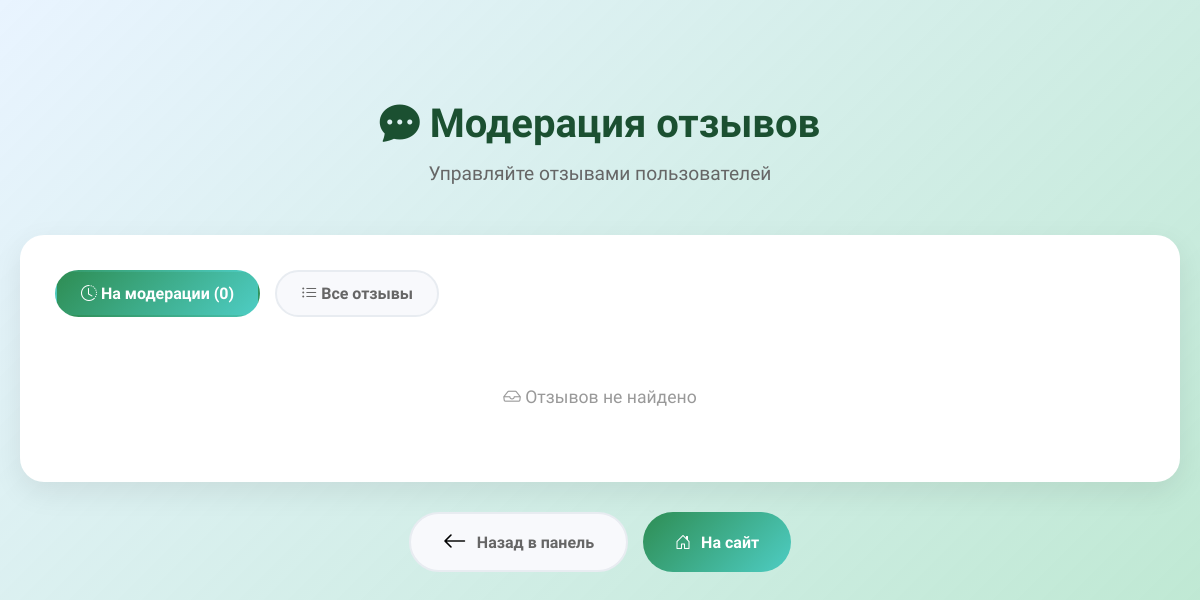
Before: /admin/reviews.php (signed in) with the older database file.
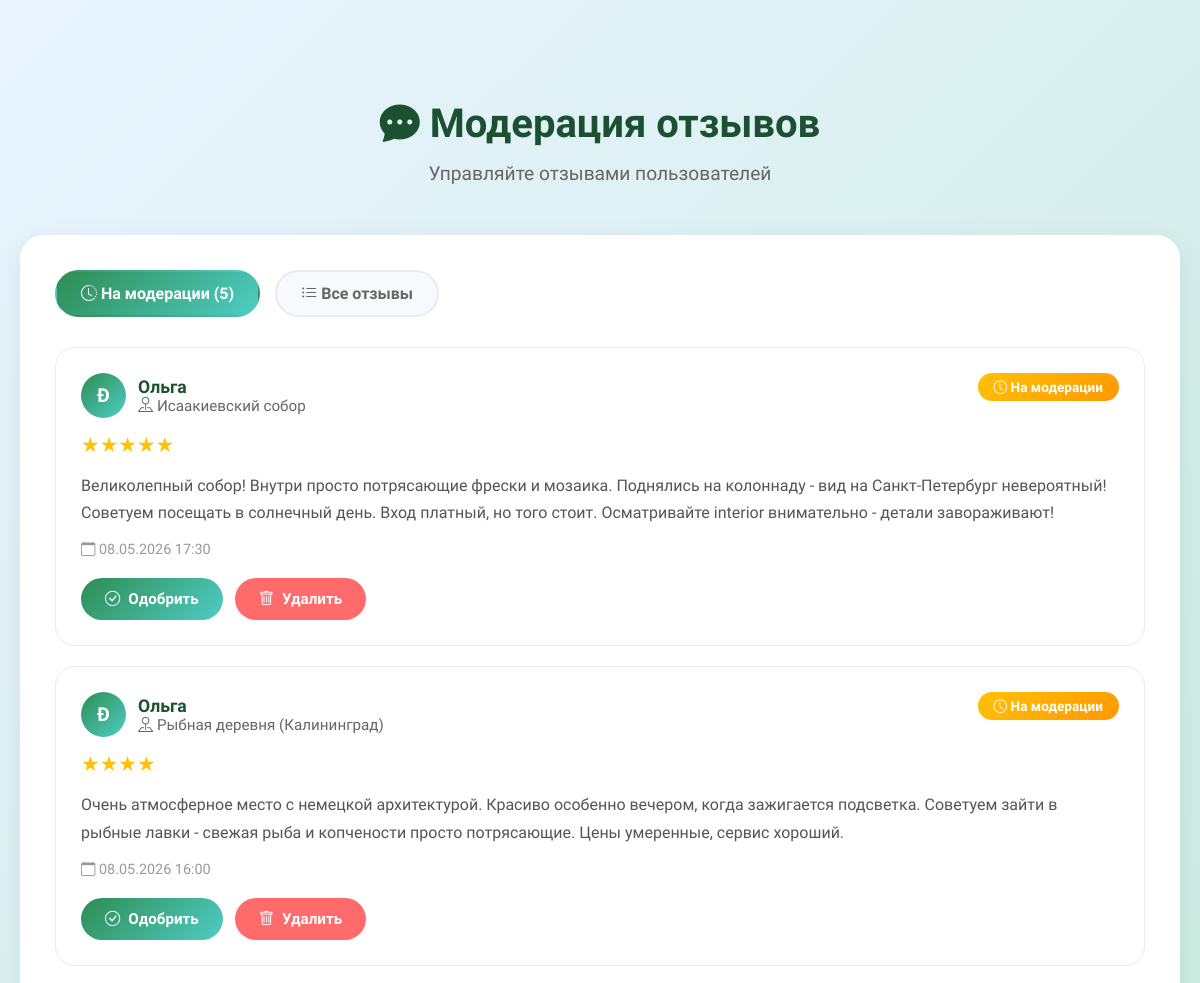
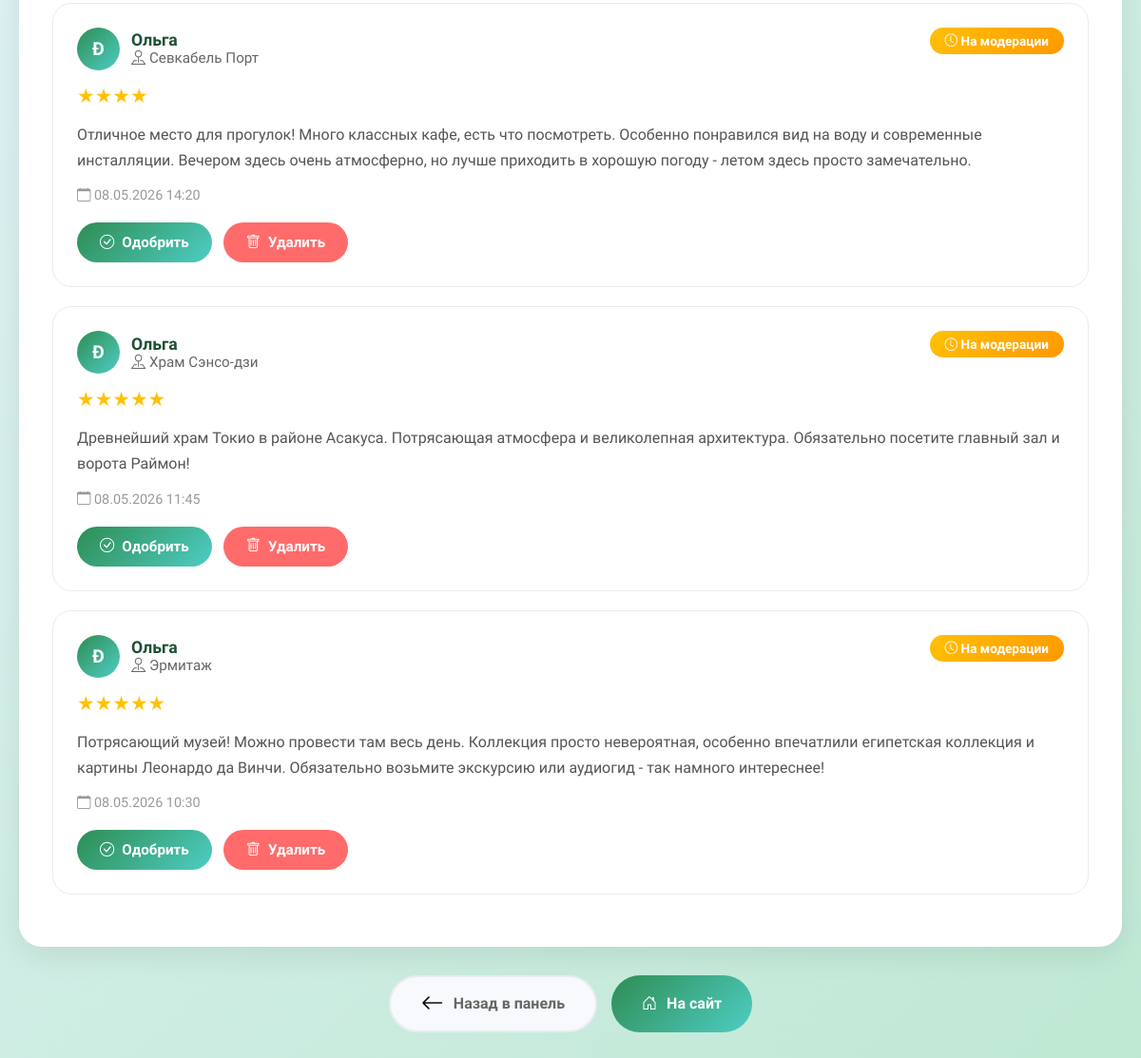
After: the same page with the newer database file (2 pictures, top to bottom).
### tables this page shows
CREATE TABLE `reviews` (
  `id` int UNSIGNED NOT NULL,
  `user_id` int UNSIGNED NOT NULL,
  `place_name` varchar(255) NOT NULL,
  `review_text` text NOT NULL,
  `rating` int DEFAULT '5',
  `is_approved` tinyint(1) DEFAULT '0',
  `created_at` timestamp NULL DEFAULT CURRENT_TIMESTAMP,
  `updated_at` timestamp NULL DEFAULT CURRENT_TIMESTAMP ON UPDATE CURRENT_TIMESTAMP
);

CREATE TABLE `users` (
  `id` int UNSIGNED NOT NULL,
  `name` varchar(100) NOT NULL,
  `email` varchar(255) NOT NULL,
  `password` varchar(255) NOT NULL,
  `role` enum('user','admin') DEFAULT 'user',
  `created_at` timestamp NULL DEFAULT CURRENT_TIMESTAMP,
  `updated_at` timestamp NULL DEFAULT CURRENT_TIMESTAMP ON UPDATE CURRENT_TIMESTAMP
);

### admin/reviews.php (the view, shortened to what this page needs)
<?php
require_once __DIR__ . '/../includes/auth_functions.php';
$pdo = getDbConnection();
$showPending = isset($_GET['pending']);
if ($showPending) {
    $stmt = $pdo->query("SELECT r.*, u.name as user_name FROM reviews r JOIN users u ON r.user_id = u.id WHERE r.is_approved = 0 ORDER BY r.created_at DESC");
} else {
    $stmt = $pdo->query("SELECT r.*, u.name as user_name FROM reviews r JOIN users u ON r.user_id = u.id ORDER BY r.created_at DESC");
}
$reviews = $stmt->fetchAll();
$stmt = $pdo->query("SELECT COUNT(*) as count FROM reviews WHERE is_approved = 0");
$pendingCount = $stmt->fetch()['count'];
?>
<!DOCTYPE html>
<html lang="ru">
<head>
    <link rel="stylesheet" href="https://cdn.jsdelivr.net/npm/bootstrap-icons@1.11.1/font/bootstrap-icons.css">
    <link rel="stylesheet" href="../style.css">
</head>
<body>
    <div class="admin-reviews">
        <div class="admin-page-header">
            <h1><i class="bi bi-chat-dots-fill"></i> Модерация отзывов</h1>
            <p>Управляйте отзывами пользователей</p>
        </div>
        <div class="admin-card">
            <div class="admin-filters">
                <a href="<?= $showPending ? '' : '?pending=1' ?>" class="admin-filter-btn <?= !$showPending ? 'active' : '' ?>">
                    <i class="bi bi-clock-history"></i> На модерации (<?= $pendingCount ?>)
                </a>
                <a href="?<?= $showPending ? '' : 'pending=1' ?>" class="admin-filter-btn <?= $showPending ? 'active' : '' ?>">
                    <i class="bi bi-list-ul"></i> Все отзывы
                </a>
            </div>
            <?php if (empty($reviews)): ?>
                <p style="text-align: center; color: #999; padding: 40px; font-size: 1.1rem;"><i class="bi bi-inbox"></i> Отзывов не найдено</p>
            <?php else: ?>
                <?php foreach ($reviews as $r): ?>
                <div class="admin-review-item">
                    <div class="admin-review-header">
                        <div class="admin-review-user-info">
                            <div class="admin-review-user-avatar"><?= strtoupper(substr($r['user_name'], 0, 1)) ?></div>
                            <div>
                                <div class="admin-review-user-name"><?= htmlspecialchars($r['user_name']) ?></div>
                                <div class="admin-review-place"><i class="bi bi-pin-map"></i> <?= htmlspecialchars($r['place_name']) ?></div>
                            </div>
                        </div>
                        <span class="admin-review-status <?= $r['is_approved'] ? 'admin-review-status-approved' : 'admin-review-status-pending' ?>">
                            <?= $r['is_approved'] ? '<i class="bi bi-check-circle"></i> Одобрено' : '<i class="bi bi-clock"></i> На модерации' ?>
                        </span>
                    </div>
                    <div class="admin-review-stars"><?= str_repeat('★', $r['rating']) ?></div>
                    <p class="admin-review-text"><?= nl2br(htmlspecialchars($r['review_text'])) ?></p>
                    <div class="admin-review-meta"><i class="bi bi-calendar"></i> <?= date('d.m.Y H:i', strtotime($r['created_at'])) ?></div>
                    <div class="admin-review-actions">
                        <form method="POST" style="display: inline;">
                            <button type="submit" name="approve_review" class="admin-review-btn <?= $r['is_approved'] ? 'admin-review-btn-hide' : 'admin-review-btn-approve' ?>">
                                <i class="bi <?= $r['is_approved'] ? 'bi-eye-slash' : 'bi-check-circle' ?>"></i>
                                <?= $r['is_approved'] ? 'Скрыть' : 'Одобрить' ?>
                            </button>
                        </form>
                        <a href="?delete=<?= $r['id'] ?>" class="admin-review-btn admin-review-btn-delete" onclick="return confirm('Удалить отзыв?')">
                            <i class="bi bi-trash"></i> Удалить
                        </a>
                    </div>
                </div>
                <?php endforeach; ?>
            <?php endif; ?>
        </div>
        <div class="admin-nav-buttons">
            <a href="dashboard.php" class="admin-nav-btn admin-nav-btn-secondary"><i class="bi bi-arrow-left"></i> Назад в панель</a>
            <a href="../index.php" class="admin-nav-btn admin-nav-btn-primary"><i class="bi bi-house-door"></i> На сайт</a>
        </div>
    </div>
</body>
</html>

### style.css (style rules this page uses)
* { margin: 0; padding: 0; }
body { background: linear-gradient(135deg, #bcddff54, #98dbb8a1); font-family: "Mulish", sans-serif; }
.bi-arrow-left, .bi-arrow-right { color: #000000; font-size: 1.5rem; }

### admin/reviews.php (style rules this page uses)
.admin-reviews { max-width: 1400px; margin: 100px auto; padding: 0 20px; }
.admin-page-header { text-align: center; margin-bottom: 50px; }
.admin-page-header h1 { font-size: 2.5rem; color: #1b5031; margin-bottom: 15px; font-weight: 700; }
.admin-page-header p { font-size: 1.2rem; color: #666; }
.admin-card { background: white; border-radius: 24px; padding: 35px; box-shadow: 0 10px 30px rgba(0,0,0,0.08); }
.admin-filters { display: flex; gap: 15px; margin-bottom: 30px; flex-wrap: wrap; }
.admin-filter-btn { padding: 12px 24px; border-radius: 50px; text-decoration: none; color: #666; font-weight: 600; transition: all 0.3s; font-family: 'Mulish', sans-serif; border: 2px solid #e8ecf1; background: #f8f9fc; }
.admin-filter-btn.active { background: linear-gradient(135deg, #2e8d53 0%, #4ecdc4 100%); color: white; border-color: transparent; }
.admin-review-item { border: 1px solid #e8ecf1; border-radius: 20px; padding: 25px; margin-bottom: 20px; transition: all 0.3s; }
.admin-review-header { display: flex; justify-content: space-between; align-items: flex-start; margin-bottom: 15px; flex-wrap: wrap; gap: 15px; }
.admin-review-user-info { display: flex; align-items: center; gap: 12px; }
.admin-review-user-avatar { width: 45px; height: 45px; border-radius: 50%; background: linear-gradient(135deg, #2e8d53 0%, #4ecdc4 100%); color: white; display: flex; align-items: center; justify-content: center; font-weight: 700; font-size: 1.2rem; }
.admin-review-user-name { font-weight: 700; color: #1b5031; font-size: 1.1rem; }
.admin-review-place { color: #666; font-size: 0.95rem; }
.admin-review-status { padding: 6px 16px; border-radius: 30px; font-size: 0.85rem; font-weight: 600; }
.admin-review-status-pending { background: linear-gradient(135deg, #ffc107 0%, #ff9800 100%); color: white; }
.admin-review-stars { color: #ffc107; font-size: 1.3rem; margin-bottom: 12px; }
.admin-review-text { color: #555; line-height: 1.7; margin: 15px 0; font-size: 1rem; }
.admin-review-meta { font-size: 0.9rem; color: #999; margin-bottom: 20px; }
.admin-review-actions { display: flex; gap: 12px; flex-wrap: wrap; }
.admin-review-btn { padding: 12px 24px; border-radius: 50px; border: none; cursor: pointer; font-weight: 600; transition: all 0.3s; font-family: 'Mulish', sans-serif; display: inline-flex; align-items: center; gap: 8px; font-size: 0.95rem; text-decoration: none; }
.admin-review-btn-approve { background: linear-gradient(135deg, #2e8d53 0%, #4ecdc4 100%); color: white; }
.admin-review-btn-delete { background: #ff6b6b; color: white; }
.admin-nav-buttons { display: flex; gap: 15px; justify-content: center; margin-top: 30px; }
.admin-nav-btn { padding: 14px 32px; border-radius: 50px; font-weight: 600; transition: all 0.3s; font-family: 'Mulish', sans-serif; display: flex; align-items: center; gap: 10px; font-size: 1rem; text-decoration: none; }
.admin-nav-btn-primary { background: linear-gradient(135deg, #2e8d53 0%, #4ecdc4 100%); color: white; }
.admin-nav-btn-secondary { background: #f8f9fc; color: #666; border: 2px solid #e8ecf1; }

Changed rows visible on the page:
added reviews: user.name "Ð", user.name "Ольга", place_name "Исаакиевский собор", is_approved 0 (drawn), rating "★★★★★", review_text "Великолепный собор! Внутри просто потрясающие фрески и мозаика. Поднялись на колоннаду - вид на Санкт-Петербург невероятный! Советуем посещать в солнечный день. Вход платный, но того стоит. Осматривайте interior внимательно - детали завораживают!", created_at "08.05.2026 17:30"
added reviews: user.name "Ð", user.name "Ольга", place_name "Рыбная деревня (Калининград)", is_approved 0 (drawn), rating "★★★★", review_text "Очень атмосферное место с немецкой архитектурой. Красиво особенно вечером, когда зажигается подсветка. Советуем зайти в рыбные лавки - свежая рыба и копчености просто потрясающие. Цены умеренные, сервис хороший.", created_at "08.05.2026 16:00"
added reviews: user.name "Ð", user.name "Ольга", place_name "Севкабель Порт", is_approved 0 (drawn), rating "★★★★", review_text "Отличное место для прогулок! Много классных кафе, есть что посмотреть. Особенно понравился вид на воду и современные инсталляции. Вечером здесь очень атмосферно, но лучше приходить в хорошую погоду - летом здесь просто замечательно.", created_at "08.05.2026 14:20"
added reviews: user.name "Ð", user.name "Ольга", place_name "Храм Сэнсо-дзи", is_approved 0 (drawn), rating "★★★★★", review_text "Древнейший храм Токио в районе Асакуса. Потрясающая атмосфера и великолепная архитектура. Обязательно посетите главный зал и ворота Раймон!", created_at "08.05.2026 11:45"
added reviews: user.name "Ð", user.name "Ольга", place_name "Эрмитаж", is_approved 0 (drawn), rating "★★★★★", review_text "Потрясающий музей! Можно провести там весь день. Коллекция просто невероятная, особенно впечатлили египетская коллекция и картины Леонардо да Винчи. Обязательно возьмите экскурсию или аудиогид - так намного интереснее!", created_at "08.05.2026 10:30"
Other visible differences:
$pendingCount: "0" → "5"
text no longer shown: "Отзывов не найдено"
